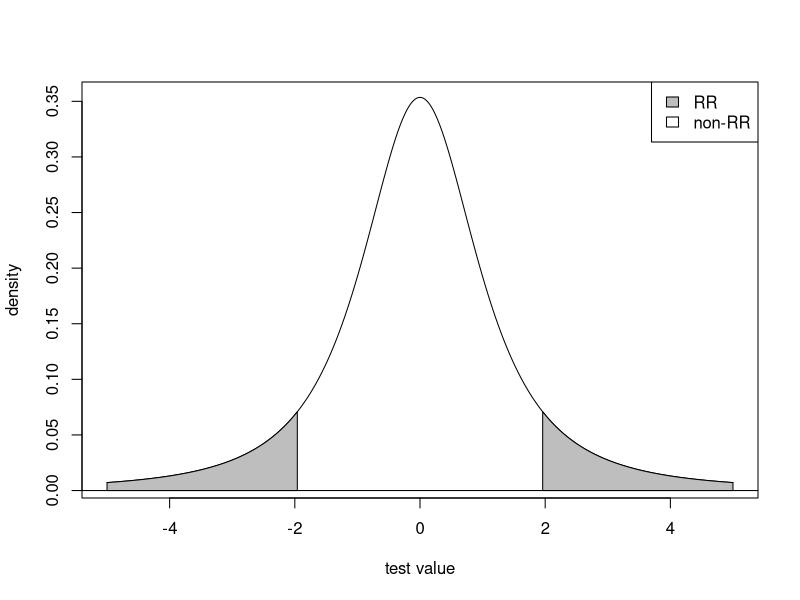
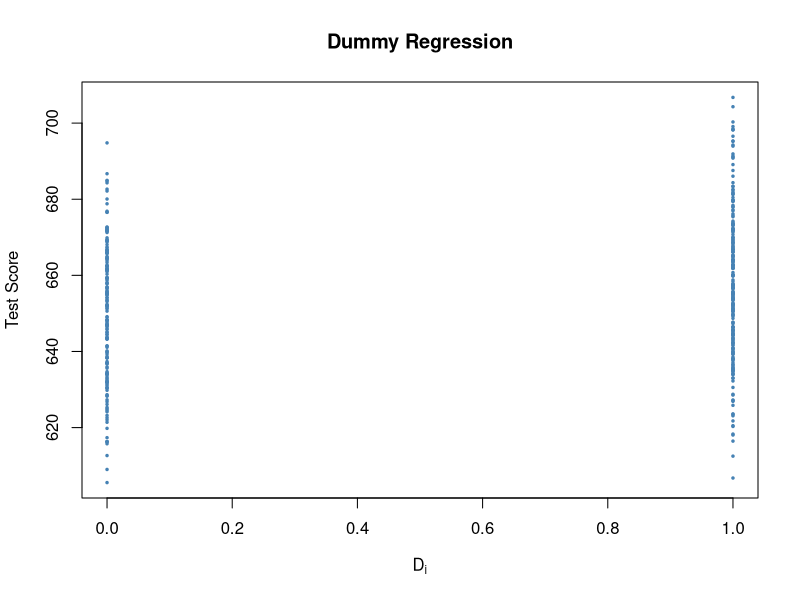

Generate these figures, in order, with R:
## ---- chunk 1
library(AER)
library(scales)
## ---- chunk 2
# load the `CASchools` dataset
data(CASchools)
# add student-teacher ratio
CASchools$STR <- CASchools$students/CASchools$teachers
# add average test-score
CASchools$score <- (CASchools$read + CASchools$math)/2
# estimate the model
linear_model <- lm(score ~ STR, data = CASchools)
## ---- chunk 3
# print the summary of the coefficients to the console
summary(linear_model)$coefficients
## ---- chunk 4
# determine residual degrees of freedom
linear_model$df.residual
## ---- chunk 5
2 * pt(-4.751327, df = 418)
## ---- chunk 6
2 * pnorm(-4.751327)
## ---- chunk 7
draw_cr <- function(type = "two-tailed", df, cv, lowerx = -5, upperx = 5) {
  x <- seq(lowerx, upperx, len = 1000)
  dx <- dt(x, df = df)
  plot(x, dx, xlab = "test value", ylab = "density", type = "l")
  abline(h = 0)

  if(type == "left-tailed") {
    cvx <- seq(lowerx, cv, len = 100)
    cvx2 <- c(cvx, rev(cvx))
    dcvx <- dt(cvx, df = df)
    dcvx2 <- c(dcvx, rep(0, length(cvx)))
    polygon(cvx2, dcvx2, col = "grey")
  }else if (type == "right-tailed") {
    cvx <- seq(cv, upperx, len = 100)
    cvx2 <- c(cvx, rev(cvx))
    dcvx <- dt(cvx, df = df)
    dcvx2 <- c(dcvx, rep(0, length(cvx)))
    polygon(cvx2, dcvx2, col = "grey")
  }else {
    cvx <- seq(lowerx, -abs(cv), len = 100)
    cvx2 <- c(cvx, rev(cvx))
    dcvx <- dt(cvx, df = df)
    dcvx2 <- c(dcvx, rep(0, length(cvx)))
    polygon(cvx2, dcvx2, col = "grey")
    cvx <- seq(abs(cv), upperx, len = 100)
    cvx2 <- c(cvx, rev(cvx))
    dcvx <- dt(cvx, df = df)
    dcvx2 <- c(dcvx, rep(0, length(cvx)))
    polygon(cvx2, dcvx2, col = "grey")
  }
  
  legend("topright", c("RR", "non-RR"), fill = c("grey", "white"))
}
## ---- chunk 8
draw_cr("two-tailed",df =2 ,1.96)
## ---- chunk 9
# compute 95% confidence interval for coefficients in 'linear_model'
confint(linear_model)
## ---- chunk 10
# Create the dummy variable as defined above
CASchools$D <- CASchools$STR < 20

# Plot the data
plot(CASchools$D, CASchools$score, # provide the data to be plotted
pch = 20, # use filled circles as plot symbols
cex = 0.5, # set size of plot symbols to 0.5
col = "Steelblue", # set the symbols' color to "Steelblue"
xlab = expression(D[i]), # Set title and axis names
ylab = "Test Score",
main = "Dummy Regression")
## ---- chunk 11
# estimate the dummy regression model
dummy_model <- lm(score ~ D, data = CASchools)
summary(dummy_model)
## ---- chunk 12
typeof(CASchools$D)
## ---- chunk 13
# confidence intervals for coefficients in the dummy regression model
confint(dummy_model)
